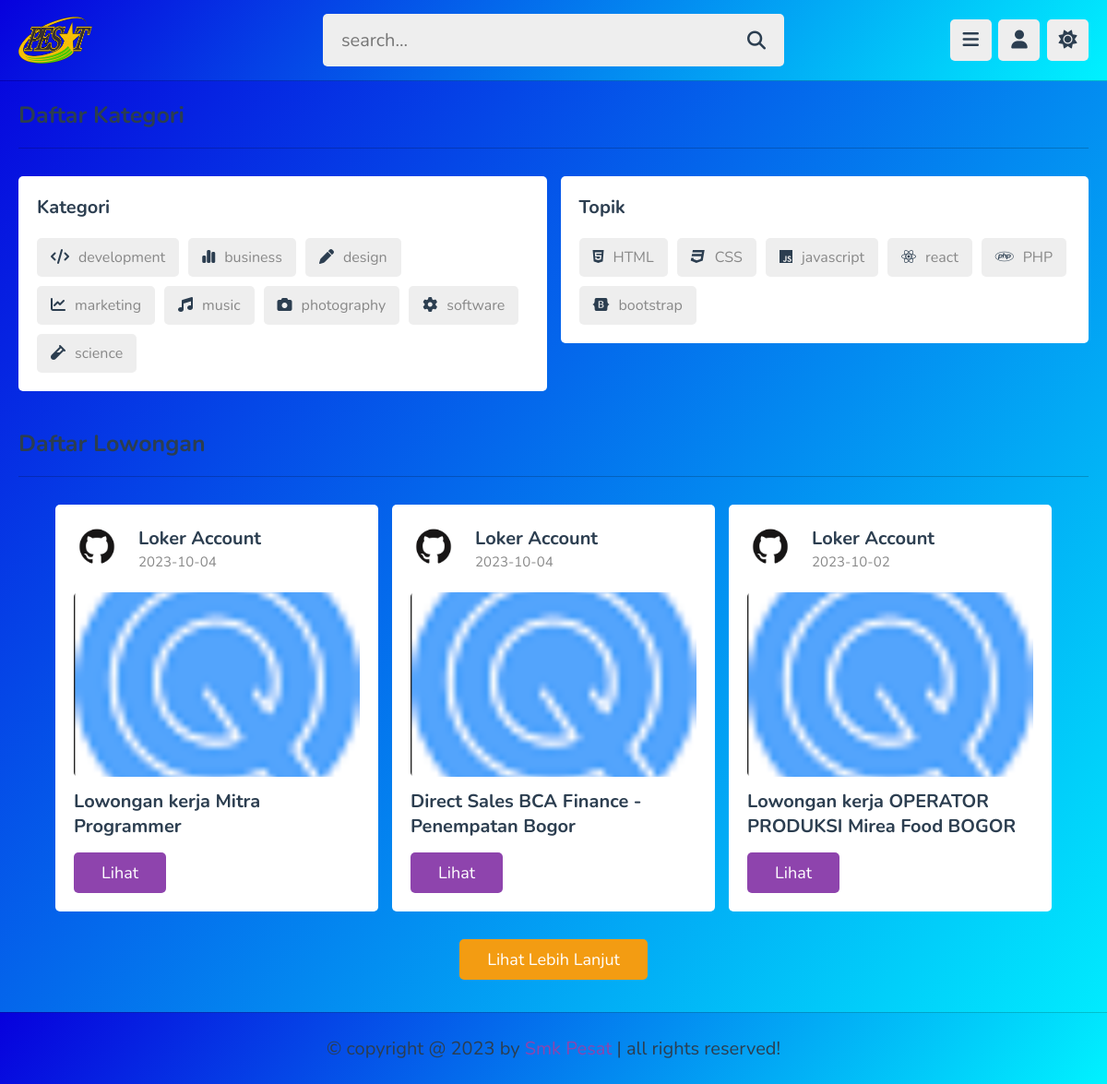
The app's page /home.php with its own data.
### tables this page shows
CREATE TABLE `playlist` (
  `id` varchar(20) NOT NULL,
  `tutor_id` varchar(20) NOT NULL,
  `title` varchar(100) NOT NULL,
  `link` varchar(255) NOT NULL,
  `tema` varchar(255) NOT NULL,
  `description` varchar(1000) NOT NULL,
  `thumb` varchar(100) NOT NULL,
  `date` date NOT NULL DEFAULT current_timestamp(),
  `status` varchar(20) NOT NULL DEFAULT 'deactive'
);

CREATE TABLE `tutors` (
  `id` varchar(20) NOT NULL,
  `name` varchar(50) NOT NULL,
  `profession` varchar(50) NOT NULL,
  `email` varchar(50) NOT NULL,
  `password` varchar(50) NOT NULL,
  `image` varchar(100) NOT NULL
);

### home.php (the view, shortened to what this page needs)
<link rel="stylesheet" href="css/background.css">
<?php
include 'components/connect.php';
?>
<!DOCTYPE html>
<html lang="en">
<head>
   <link rel="stylesheet" href="https://cdnjs.cloudflare.com/ajax/libs/font-awesome/6.2.0/css/all.min.css">
   <link rel="stylesheet" href="css/style.css">
</head>
<body>
<?php include 'components/user_header.php'; ?>
<section class="quick-select">
   <h1 class="heading">Daftar Kategori</h1>
   <div class="box-container">
<div class="box">
         <h3 class="title">Kategori</h3>
         <div class="flex">
            <a href="category.php?"><i class="fas fa-code"></i><span>development</span></a>
            <a href="category.php"><i class="fas fa-chart-simple"></i><span>business</span></a>
            <a href="category.php"><i class="fas fa-pen"></i><span>design</span></a>
            <a href="category.php"><i class="fas fa-chart-line"></i><span>marketing</span></a>
            <a href="category.php"><i class="fas fa-music"></i><span>music</span></a>
            <a href="category.php"><i class="fas fa-camera"></i><span>photography</span></a>
            <a href="category.php"><i class="fas fa-cog"></i><span>software</span></a>
            <a href="category.php"><i class="fas fa-vial"></i><span>science</span></a>
         </div>
      </div>
      <div class="box">
         <h3 class="title">Topik</h3>
         <div class="flex">
            <a href="#"><i class="fab fa-html5"></i><span>HTML</span></a>
            <a href="#"><i class="fab fa-css3"></i><span>CSS</span></a>
            <a href="#"><i class="fab fa-js"></i><span>javascript</span></a>
            <a href="#"><i class="fab fa-react"></i><span>react</span></a>
            <a href="#"><i class="fab fa-php"></i><span>PHP</span></a>
            <a href="#"><i class="fab fa-bootstrap"></i><span>bootstrap</span></a>
         </div>
      </div>
   </div>
</section>
<section class="courses">
   <h1 class="heading">Daftar lowongan</h1>
   <div class="box-container">
      <?php
         $select_courses = $conn->prepare("SELECT * FROM `playlist` WHERE status = ? ORDER BY date DESC LIMIT 6");
         $select_courses->execute(['active']);
         if($select_courses->rowCount() > 0){
            while($fetch_course = $select_courses->fetch(PDO::FETCH_ASSOC)){
               $course_id = $fetch_course['id'];
               $select_tutor = $conn->prepare("SELECT * FROM `tutors` WHERE id = ?");
               $select_tutor->execute([$fetch_course['tutor_id']]);
               $fetch_tutor = $select_tutor->fetch(PDO::FETCH_ASSOC);
      ?>
      <div class="box">
         <div class="tutor">
            <img src="uploaded_files/<?= $fetch_tutor['image']; ?>" alt="">
            <div>
               <h3><?= $fetch_tutor['name']; ?></h3>
               <span><?= $fetch_course['date']; ?></span>
            </div>
         </div>
         <img src="uploaded_files/<?= $fetch_course['thumb']; ?>" class="thumb" alt="">
         <h3 class="title"><?= $fetch_course['title']; ?></h3>
         <a href="playlist.php?get_id=<?= $course_id; ?>" class="inline-btn">Lihat</a>
      </div>
      <?php
         }
      }else{
         echo '<p class="empty">no courses added yet!</p>';
      }
      ?>
   </div>
   <div class="more-btn">
      <a href="courses.php" class="inline-option-btn">Lihat lebih lanjut</a>
   </div>
</section>
<?php include 'components/footer.php'; ?>
</body>
</html>

### components/user_header.php (shortened to what this page needs)
<link rel="stylesheet" href="css/2.css">
<div class="scrol">
<header class="header">
   <section class="flex">
      <div class="pesat">
      <img src="images/pesat.png" alt="" srcset="">
      </div>
      <form action="search_course.php" method="post" class="search-form">
         <input type="text" name="search_course" placeholder="search..." required maxlength="100">
         <button type="submit" class="fas fa-search" name="search_course_btn"></button>
      </form>
      <div class="icons">
         <div id="menu-btn" class="fas fa-bars"></div>
         <div id="user-btn" class="fas fa-user"></div>
         <div id="toggle-btn" class="fas fa-sun"></div>
      </div>
   </section>
</header>
</div>

### components/footer.php (shortened to what this page needs)
<link rel="stylesheet" href="css/footer.css">
<footer class="footer">
   &copy; copyright @ <?= date('Y'); ?> by <span>Smk Pesat</span> | all rights reserved!
</footer>

### css/background.css (style rules this page uses)
body { background-image: url(https://smkpesat.sch.id/wp-content/uploads/2020/06/BG-HomePage-High.png); background-image: linear-gradient(130deg, #0700dd 0%, #00f2ff 100%); }

### css/style.css (style rules this page uses)
:root { --main-color:#8e44ad; --red:#e74c3c; --oragen:#f39c12; --white:#fff; --black:#2c3e50; --light-color:#888; --light-bg:#eee; --border:.1rem solid rgba(0,0,0,.2); }
* { font-family: 'Nunito', sans-serif; margin: 0; padding: 0; box-sizing: border-box; outline: none; border: none; text-decoration: none; }
html { font-size: 62.5%; overflow-x: hidden; }
body { background-color: var(--light-bg); padding-left: 30rem; }
section { padding:2rem; max-width: 1200px; margin: 0 auto; }
.btn, .option-btn, .delete-btn, .inline-btn, .inline-option-btn, .inline-delete-btn { border-radius: .5rem; padding: 1rem 3rem; font-size: 1.8rem; color: #fff; margin-top: 1rem; text-transform: capitalize; cursor: pointer; text-align: center; }
.inline-btn, .inline-option-btn, .inline-delete-btn { display: inline-block; }
.btn, .inline-btn { background-color: var(--main-color); }
.option-btn, .inline-option-btn { background-color: var(--oragen); }
.heading { padding-bottom: 1.8rem; border-bottom: var(--border); font-size: 2.5rem; color: var(--black); text-transform: capitalize; margin-bottom: 3rem; }
.header { background-color: var(--white); border-bottom: var(--border); position: sticky; top: 0; left: 0; right: 0; z-index: 1000; }
.header .flex { padding: 1.5rem 2rem; position: relative; display: flex; align-items: center; justify-content: space-between; }
.header .flex .search-form { width: 50rem; border-radius: .5rem; display: flex; align-items: center; gap: 2rem; padding: 1.5rem 2rem; background-color: var(--light-bg); }
.header .flex .search-form input { width: 100%; background:none; font-size: 2rem; color: var(--black); }
.header .flex .search-form button { font-size: 2rem; color: var(--black); cursor: pointer; background: none; }
.header .flex .icons div { font-size: 2rem; color: var(--black); border-radius: .5rem; height: 4.5rem; cursor: pointer; width: 4.5rem; line-height: 4.4rem; background-color: var(--light-bg); text-align: center; margin-left: .5rem; }
.quick-select .box-container { display: grid; grid-template-columns: repeat(auto-fit, minmax(27.5rem, 1fr)); gap: 1.5rem; align-items: flex-start; justify-content: center; }
.quick-select .box-container .box { border-radius: .5rem; background-color: var(--white); padding: 2rem; }
.quick-select .box-container .box .title { font-size: 2rem; color: var(--black); }
.quick-select .box-container .box .flex { display: flex; flex-wrap: wrap; gap: 1rem; padding-top: 2rem; }
.quick-select .box-container .box .flex a { padding: 1rem 1.5rem; border-radius: .5rem; font-size: 1.6rem; background-color: var(--light-bg); }
.quick-select .box-container .box .flex a i { margin-right: 1rem; color: var(--black); }
.quick-select .box-container .box .flex a span { color: var(--light-color); }
.courses .box-container { display: grid; grid-template-columns: repeat(auto-fit, 35rem); gap: 1.5rem; align-items: flex-start; justify-content: center; }
.courses .box-container .box { border-radius: .5rem; background-color: var(--white); padding: 2rem; }
.courses .box-container .box .tutor { margin-bottom: 2rem; display: flex; align-items: center; gap: 2rem; }
.courses .box-container .box .tutor img { width: 5rem; height: 5rem; border-radius: 50%; object-fit: cover; margin-bottom: .5rem; }
.courses .box-container .box .tutor h3 { font-size: 2rem; color: var(--black); margin-bottom: .2rem; }
.courses .box-container .box .tutor span { font-size: 1.5rem; color: var(--light-color); }
.courses .box-container .box .thumb { width: 100%; border-radius: .5rem; height: 20rem; object-fit: cover; margin-bottom: .3rem; }
.courses .box-container .box .title { font-size: 2rem; color: var(--black); margin-top: .5rem; padding: .5rem 0; }
.courses .more-btn { margin-top: 2rem; text-align: center; }
.footer { position: sticky; bottom: 0; right: 0; left: 0; background-color: var(--white); border-top: var(--border); padding:2.5rem 2rem; text-align: center; color: var(--black); font-size: 2rem; margin-top: 1.5rem; z-index: 1000; }
.footer span { color: var(--main-color); }
@media (max-width:1200px) { body { padding-left: 0; } }

### css/2.css (style rules this page uses)
.header { background-image: url(https://smkpesat.sch.id/wp-content/uploads/2020/06/BG-HomePage-High.png); background-image: linear-gradient(130deg, #0700dd 0%, #00f2ff 100%); }
.pesat img { width: 80px; }

### records on screen
playlist: tutor.image (picture), tutor.name "Loker Account", date "2023-10-04", thumb (picture), title "Lowongan kerja Mitra Programmer"
playlist: tutor.image (picture), tutor.name "Loker Account", date "2023-10-04", thumb (picture), title "Direct Sales BCA Finance - Penempatan Bogor"
playlist: tutor.image (picture), tutor.name "Loker Account", date "2023-10-02", thumb (picture), title "Lowongan kerja OPERATOR PRODUKSI Mirea Food BOGOR"
